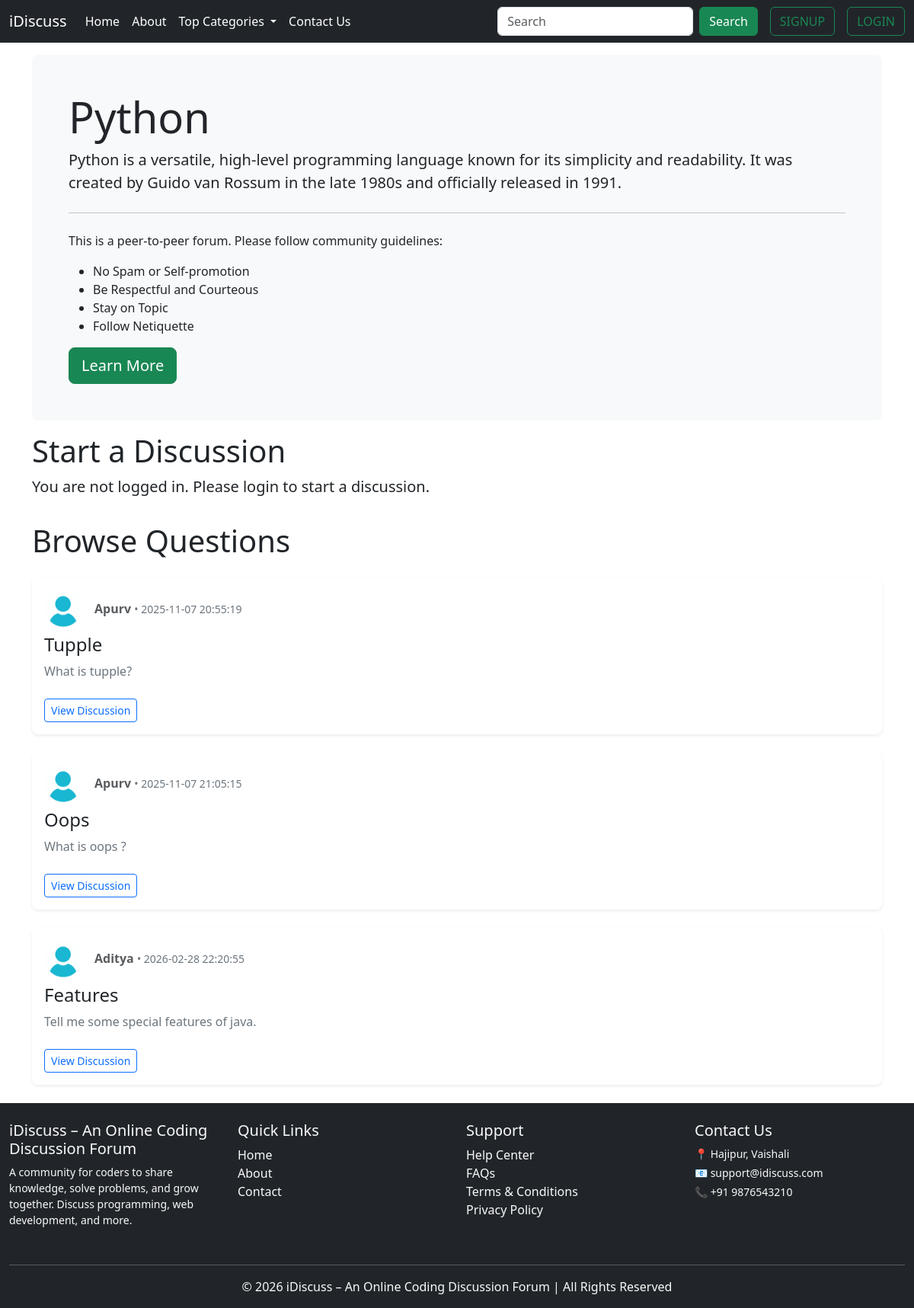
The app's page /threadlist.php?catid=1 with its own data.
### tables this page shows
CREATE TABLE `categories` (
  `category_id` int(8) NOT NULL,
  `category_name` varchar(255) NOT NULL,
  `category_description` varchar(255) NOT NULL,
  `created` datetime NOT NULL DEFAULT current_timestamp(),
  `category_image` varchar(255) DEFAULT NULL
);

CREATE TABLE `thread` (
  `thread_id` int(7) NOT NULL,
  `thread_title` varchar(255) NOT NULL,
  `thread_desc` text NOT NULL,
  `thread_cat_id` int(7) NOT NULL,
  `thread_user_id` int(7) NOT NULL,
  `timestamp` datetime DEFAULT current_timestamp()
);

CREATE TABLE `users` (
  `sno` int(8) NOT NULL,
  `username` varchar(30) NOT NULL,
  `email` varchar(100) NOT NULL,
  `password` varchar(255) NOT NULL,
  `timestamp` datetime NOT NULL,
  `role` varchar(10) DEFAULT 'user'
);

### threadlist.php (the view, shortened to what this page needs)
<?php
include "dbconnect.php";
$id = intval($_GET['catid'] ?? 0);
$sql = "SELECT * FROM `categories` WHERE category_id = $id";
$result = mysqli_query($con, $sql);
if ($row = mysqli_fetch_assoc($result)) {
    $catname = $row['category_name'];
    $catdesc = $row['category_description'];
}
?>
<!doctype html>
<html lang="en">
<head>
    <link href="https://cdn.jsdelivr.net/npm/bootstrap@5.3.8/dist/css/bootstrap.min.css" rel="stylesheet">
</head>
<body>
<?php include "partials/_header.php"; ?>
<div class="container my-3">
    <div class="bg-light p-5 rounded-3">
        <h1 class="display-4"><?php echo htmlspecialchars($catname ?? 'Unknown Category'); ?></h1>
        <p class="lead"><?php echo htmlspecialchars($catdesc ?? ''); ?></p>
        <hr class="my-4">
        <p>This is a peer-to-peer forum. Please follow community guidelines:</p>
        <ul>
            <li>No Spam or Self-promotion</li>
            <li>Be Respectful and Courteous</li>
            <li>Stay on Topic</li>
            <li>Follow Netiquette</li>
        </ul>
        <a class="btn btn-success btn-lg" href="#" role="button">Learn More</a>
    </div>
</div>
<?php if (isset($_SESSION['loggedin']) && $_SESSION['loggedin'] == true): ?>
<div class="container">
    <h1>Start a Discussion</h1>
    <form action="threadlist.php?catid=<?php echo $id; ?>" method="post">
        <input type="hidden" name="catid" value="<?php echo $id; ?>">
        <input type="hidden" name="sno" value="<?php echo $_SESSION['sno']; ?>">
        <div class="mb-3">
            <label for="title" class="form-label">Thread Title</label>
            <input type="text" name="title" class="form-control" id="title" required>
            <div class="form-text">Keep your title as crisp and short as possible.</div>
        </div>
        <div class="mb-3">
            <label for="desc" class="form-label">Elaborate your problem</label>
            <textarea name="desc" class="form-control" id="desc" rows="3" required></textarea>
        </div>
        <button type="submit" class="btn btn-success my-2">Submit</button>
    </form>
</div>
<?php else: ?>
<div class="container">
    <h1>Start a Discussion</h1>
    <p class="lead">You are not logged in. Please login to start a discussion.</p>
</div>
<?php endif; ?>
<div class="container">
    <h1 class="py-3">Browse Questions</h1>
    <?php
    $sql = "SELECT * FROM `thread` WHERE `thread_cat_id` = $id";
    $result = mysqli_query($con, $sql);
    if (!$result) {
        echo '<p class="text-danger">Error fetching threads.</p>';
    } else {
        while ($row = mysqli_fetch_assoc($result)) {
            $thread_id = $row['thread_id'];
            $title = htmlspecialchars($row['thread_title']);
            $desc = htmlspecialchars($row['thread_desc']);
            $thread_time = htmlspecialchars($row['timestamp']);
            $thread_user_id = $row['thread_user_id'];
            $sql2 = "SELECT username FROM `users` WHERE sno= '$thread_user_id'";
            $result2 = mysqli_query($con, $sql2);
            $row2 = mysqli_fetch_assoc($result2);
            $username = htmlspecialchars($row2['username'] ?? 'Anonymous');
            echo '
            <div class="card shadow-sm mb-4 border-0 rounded-3">
                <div class="card-body">
                    <div class="d-flex align-items-center mb-2">
                        <img src="images/user.jpg" class="rounded-circle me-3" width="50" height="50" alt="user">
                        <div>
                            <h6 class="text-muted mb-0">
                                <strong>' . $username . '</strong>
                                <small class="text-secondary"> • ' . $thread_time . '</small>
                            </h6>
                        </div>
                    </div>
                    <h4 class="card-title mb-2">
                        <a href="thread.php?threadid=' . $thread_id . '" class="text-dark text-decoration-none">'
                            . $title . '</a>
                    </h4>
                    <p class="card-text text-secondary">' . $desc . '</p>
                    <a href="thread.php?threadid=' . $thread_id . '" class="btn btn-outline-primary btn-sm mt-2">View Discussion</a>
                </div>
            </div>';
        }
    }
    ?>
</div>
<?php include "partials/_footer.php"; ?>
</body>
</html>

### partials/_header.php (shortened to what this page needs)
<?php
echo '<nav class="navbar navbar-expand-lg navbar-dark bg-dark">
  <div class="container-fluid">
    <a class="navbar-brand" href="/FORUM">iDiscuss</a>
    <button class="navbar-toggler" type="button" data-bs-toggle="collapse"
            data-bs-target="#navbarSupportedContent" aria-controls="navbarSupportedContent"
            aria-expanded="false" aria-label="Toggle navigation">
      <span class="navbar-toggler-icon"></span>
    </button>
    <div class="collapse navbar-collapse" id="navbarSupportedContent">
      <ul class="navbar-nav me-auto mb-2 mb-lg-0">
        <li class="nav-item"><a class="nav-link active" href="/FORUM">Home</a></li>
        <li class="nav-item"><a class="nav-link active" href="about.php">About</a></li>
        <li class="nav-item dropdown">
          <a class="nav-link active dropdown-toggle" href="#" role="button" data-bs-toggle="dropdown" aria-expanded="false">
            Top Categories
          </a>
          <ul class="dropdown-menu">';
          echo' </ul>
           </li>
       <li class="nav-item"><a class="nav-link active" href="contact.php">Contact Us</a></li>
      </ul>
      <div class="d-flex align-items-center">
        <form class="d-flex align-items-center me-2" role="search" method = "get" action="search.php">
          <input class="form-control me-2" name = "search" type="search" placeholder="Search" aria-label="Search"/>
          <button class="btn btn-success" type="submit">Search</button>
        </form>';
        ?>
        <?php if (isset($_SESSION['loggedin']) && $_SESSION['loggedin'] == true): ?>
          <p class="text-light my-0 mx-2">Welcome <?php echo htmlspecialchars($_SESSION['username']); ?></p>
          <a href="partials/logout.php" class="btn btn-outline-danger ms-2">LOGOUT</a>
        <?php else: ?>
          <button class="btn btn-outline-success mx-2" data-bs-toggle="modal" data-bs-target="#signupModal">SIGNUP</button>
          <button class="btn btn-outline-success ms-2" data-bs-toggle="modal" data-bs-target="#loginModal">LOGIN</button>
        <?php endif; ?>
      </div>
    </div>
  </div>
</nav>

### partials/_footer.php
<?php
echo '
<footer class="bg-dark text-light mt-auto pt-4">
  <div class="container-fluid">
    <div class="row">
      <div class="col-md-3 mb-3">
        <h5>iDiscuss – An Online Coding Discussion Forum</h5>
        <p class="small">
          A community for coders to share knowledge, solve problems, and grow together.
          Discuss programming, web development, and more.
        </p>
      </div>
      <div class="col-md-3 mb-3">
        <h5>Quick Links</h5>
        <ul class="list-unstyled">
          <li><a href="/FORUM" class="text-light text-decoration-none">Home</a></li>
          <li><a href="/FORUM/about.php" class="text-light text-decoration-none">About</a></li>
          <li><a href="/FORUM/contact.php" class="text-light text-decoration-none">Contact</a></li>
        </ul>
      </div>
      <div class="col-md-3 mb-3">
        <h5>Support</h5>
        <ul class="list-unstyled">
          <li><a href="#" class="text-light text-decoration-none">Help Center</a></li>
          <li><a href="#" class="text-light text-decoration-none">FAQs</a></li>
          <li><a href="#" class="text-light text-decoration-none">Terms & Conditions</a></li>
          <li><a href="#" class="text-light text-decoration-none">Privacy Policy</a></li>
        </ul>
      </div>
      <div class="col-md-3 mb-3">
        <h5>Contact Us</h5>
        <p class="small mb-1">📍 Hajipur, Vaishali</p>
        <p class="small mb-1">📧 support@idiscuss.com</p>
        <p class="small">📞 +91 9876543210</p>
        <div>
          <a href="#" class="text-light me-2"><i class="bi bi-facebook"></i></a>
          <a href="#" class="text-light me-2"><i class="bi bi-twitter"></i></a>
          <a href="#" class="text-light me-2"><i class="bi bi-linkedin"></i></a>
          <a href="#" class="text-light"><i class="bi bi-github"></i></a>
        </div>
      </div>
    </div>
    <hr class="border-light" />
    <div class="text-center pb-3">
      <p class="mb-0">© 2026 iDiscuss – An Online Coding Discussion Forum | All Rights Reserved</p>
    </div>
  </div>
</footer>
';
?>

### threadlist.php (style rules this page uses)
html, body { height: 100%; margin: 0; }
body { display: flex; flex-direction: column; min-height: 100vh; }
a { text-decoration: none; }

### records on screen
categories: category_name "Python", category_description "Python is a versatile, high-level programming language known for its simplicity and readability. It was created by Guido van Rossum in the late 1980s and officially released in 1991."
thread: users.username "Apurv", timestamp "2025-11-07 20:55:19", thread_title "Tupple", thread_desc "What is tupple?"
thread: users.username "Apurv", timestamp "2025-11-07 21:05:15", thread_title "Oops", thread_desc "What is oops ?"
thread: users.username "Aditya", timestamp "2026-02-28 22:20:55", thread_title "Features", thread_desc "Tell me some special features of java."
